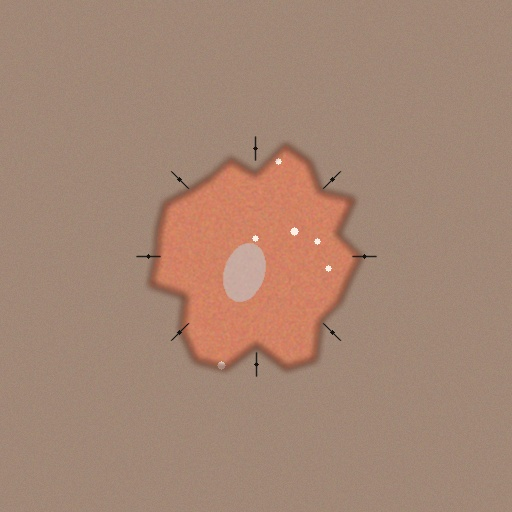
#> input picture sample_images/concerning_01.jpg, 512 x 512 px; its folder holds only this picture in this run
$ python wound_analyzer.py   (older library calls are emulated)
#> lines starting #> are read from the running program, lines starting #| are printed output that depends on the picture; after the words box and inside, x2 and y2 are one past the last pixel; in counts of white or black regions, pixels touching at a corner belong together
"""
wound_analyzer.py
──────────────────────────────────────────────────────────────────────────────
Intraoperative Wound Assessment System
Surgical ABCDE Framework (adapted from dermatology ABCDE rule)

  A – Asymmetry    → irregular wound shape  (contour solidity & hu moments)
  B – Border       → wound edge clarity     (border gradient sharpness)
  C – Color        → tissue health status   (HSV color zone analysis)
  D – Diameter     → wound size vs target   (contour area / bounding box)
  E – Evolution    → change between frames  (frame-diff or first-vs-current)

Pipeline (from Project 2 IPO architecture):
  INPUT   → Capture & Clean  (grayscale, Gaussian blur, threshold)
  PROCESS → Extract & Measure (contours, convex hull, convexity defects)
  OUTPUT  → Decide & Act     (ABCDE scores → PASS / CAUTION / CRITICAL)
──────────────────────────────────────────────────────────────────────────────
"""

import cv2
import numpy as np
import os
import json
from dataclasses import dataclass, field
from typing import Optional

# ─── Configuration ────────────────────────────────────────────────────────────
TARGET_DIAMETER_PX   = 180          # expected wound diameter (pixels)
DIAMETER_TOLERANCE   = 0.30         # ±30 % acceptable
ASYMMETRY_THRESHOLD  = 0.82         # solidity below this → irregular
BORDER_SHARP_MIN     = 18.0         # Laplacian variance; below → blurry border
EVOLUTION_ALERT_PCT  = 0.25         # >25% area change between frames → flag

OUTPUT_DIR           = "output"
os.makedirs(OUTPUT_DIR, exist_ok=True)


# ─── Data container ───────────────────────────────────────────────────────────
@dataclass
class ABCDEReport:
    filename:       str
    # Raw measurements
    contour_area:   float  = 0.0
    hull_area:      float  = 0.0
    solidity:       float  = 0.0     # contour_area / hull_area  (A)
    border_sharpness: float = 0.0    # Laplacian variance on border strip (B)
    color_score:    float  = 0.0     # 0-1, healthy pink ratio  (C)
    diameter_px:    float  = 0.0     # max bounding dimension    (D)
    evolution_pct:  float  = 0.0     # % area change vs previous (E)
    # ABCDE sub-scores (0 = normal, 1 = mild, 2 = severe)
    A_score: int = 0
    B_score: int = 0
    C_score: int = 0
    D_score: int = 0
    E_score: int = 0
    # Final
    total_score: int  = 0
    verdict:     str  = "UNKNOWN"
    verdict_color: tuple = field(default_factory=lambda: (0, 0, 0))
    defect_points: list = field(default_factory=list)   # convexity defect coords


# ─── Phase 1: IPO INPUT – Capture & Clean ────────────────────────────────────
def preprocess(img: np.ndarray):
    """
    Grayscale → Gaussian Blur → Adaptive Threshold
    Returns (gray, blurred, thresh, wound_mask)
    """
    gray    = cv2.cvtColor(img, cv2.COLOR_BGR2GRAY)
    blurred = cv2.GaussianBlur(gray, (7, 7), 2)

    # Adaptive threshold handles non-uniform OR lighting better than global
    thresh  = cv2.adaptiveThreshold(
        blurred, 255,
        cv2.ADAPTIVE_THRESH_GAUSSIAN_C,
        cv2.THRESH_BINARY_INV,
        blockSize=31, C=6
    )

    # Morphological cleanup – remove tiny noise blobs
    kernel      = cv2.getStructuringElement(cv2.MORPH_ELLIPSE, (5, 5))
    wound_mask  = cv2.morphologyEx(thresh,  cv2.MORPH_CLOSE, kernel, iterations=2)
    wound_mask  = cv2.morphologyEx(wound_mask, cv2.MORPH_OPEN,  kernel, iterations=1)

    return gray, blurred, thresh, wound_mask


def extract_primary_contour(wound_mask: np.ndarray):
    """Return the largest contour (primary wound boundary)."""
    contours, _ = cv2.findContours(
        wound_mask, cv2.RETR_EXTERNAL, cv2.CHAIN_APPROX_SIMPLE
    )
    if not contours:
        return None
    return max(contours, key=cv2.contourArea)


# ─── Phase 2: IPO PROCESS – Extract & Measure (ABCDE) ────────────────────────

# A – Asymmetry
def score_asymmetry(contour) -> tuple[int, float, float]:
    """
    Solidity = contour_area / convex_hull_area.
    Low solidity → irregular shape → asymmetric wound.
    """
    c_area = cv2.contourArea(contour)
    hull   = cv2.convexHull(contour)
    h_area = cv2.contourArea(hull)
    if h_area == 0:
        return 2, 0.0, 0.0
    solidity = c_area / h_area
    if   solidity >= ASYMMETRY_THRESHOLD:          score = 0   # symmetric
    elif solidity >= ASYMMETRY_THRESHOLD - 0.15:   score = 1   # mildly irregular
    else:                                           score = 2   # severely irregular
    return score, float(c_area), float(h_area)


# B – Border
def score_border(img_gray: np.ndarray, contour) -> tuple[int, float]:
    """
    Measure Laplacian variance along a thin strip around the wound border.
    High variance = sharp, well-defined border (healthy healing).
    Low variance  = blurry / diffuse border (concerning).
    """
    border_mask = np.zeros_like(img_gray)
    cv2.drawContours(border_mask, [contour], -1, 255, thickness=8)
    border_region = cv2.bitwise_and(img_gray, img_gray, mask=border_mask)
    lap   = cv2.Laplacian(border_region, cv2.CV_64F)
    var   = float(lap.var())
    if   var >= BORDER_SHARP_MIN * 2:  score = 0
    elif var >= BORDER_SHARP_MIN:      score = 1
    else:                              score = 2
    return score, var


# C – Color (tissue health)
def score_color(img_bgr: np.ndarray, contour) -> tuple[int, float]:
    """
    Analyse tissue color in HSV space inside wound boundary.
    Healthy granulation tissue = warm pink/red hue (H: 0-20, 160-180 in HSV).
    Pale ischemic tissue       = low saturation.
    Necrotic tissue            = very dark (low V).
    Returns ratio of healthy-pink pixels.
    """
    mask = np.zeros(img_bgr.shape[:2], dtype=np.uint8)
    cv2.drawContours(mask, [contour], -1, 255, -1)

    hsv     = cv2.cvtColor(img_bgr, cv2.COLOR_BGR2HSV)
    total   = int(np.sum(mask > 0))
    if total == 0:
        return 2, 0.0

    # Healthy pink/red ranges in HSV
    pink_low1  = cv2.inRange(hsv, (0,   60,  80), (20,  255, 255))
    pink_low2  = cv2.inRange(hsv, (160, 60,  80), (180, 255, 255))
    healthy    = cv2.bitwise_or(pink_low1, pink_low2)

    # Necrotic: very dark
    necrotic   = cv2.inRange(hsv, (0, 0, 0), (180, 255, 50))

    # Pale: low saturation + mid value
    pale       = cv2.inRange(hsv, (0, 0, 100), (180, 40, 200))

    healthy_px  = int(np.sum(cv2.bitwise_and(healthy,  mask) > 0))
    necrotic_px = int(np.sum(cv2.bitwise_and(necrotic, mask) > 0))
    pale_px     = int(np.sum(cv2.bitwise_and(pale,     mask) > 0))

    healthy_ratio  = healthy_px  / total
    necrotic_ratio = necrotic_px / total

    if   necrotic_ratio > 0.15:              score = 2   # necrotic tissue present
    elif healthy_ratio  < 0.25:              score = 1   # insufficient perfusion
    else:                                    score = 0   # good pink tissue
    return score, float(healthy_ratio)


# D – Diameter
def score_diameter(contour) -> tuple[int, float]:
    """
    Bounding circle diameter vs TARGET_DIAMETER_PX.
    """
    _, radius = cv2.minEnclosingCircle(contour)
    diameter  = radius * 2
    ratio     = diameter / TARGET_DIAMETER_PX
    deviation = abs(ratio - 1.0)
    if   deviation <= DIAMETER_TOLERANCE:              score = 0
    elif deviation <= DIAMETER_TOLERANCE * 2:          score = 1
    else:                                              score = 2
    return score, float(diameter)


# E – Evolution (frame comparison)
def score_evolution(current_area: float,
                    previous_area: Optional[float]) -> tuple[int, float]:
    """
    Compares wound area to previous frame (or first image in batch).
    """
    if previous_area is None or previous_area == 0:
        return 0, 0.0
    change = abs(current_area - previous_area) / previous_area
    if   change <= EVOLUTION_ALERT_PCT * 0.5:   score = 0
    elif change <= EVOLUTION_ALERT_PCT:          score = 1
    else:                                        score = 2
    return score, float(change)


# Convexity defects → structural breakdown points
def find_defect_points(contour, min_depth=10.0) -> list:
    """
    Returns (x,y) coordinates of significant convexity defect points.
    These mark locations of wound border collapse / dehiscence.
    """
    if len(contour) < 5:
        return []
    hull    = cv2.convexHull(contour, returnPoints=False)
    if hull is None or len(hull) < 3:
        return []
    try:
        defects = cv2.convexityDefects(contour, hull)
    except cv2.error:
        return []
    if defects is None:
        return []
    points = []
    for d in defects:
        s, e, f, depth_raw = d[0]
        depth = depth_raw / 256.0
        if depth > min_depth:
            fx, fy = contour[f][0]
            points.append((int(fx), int(fy)))
    return points


# ─── Phase 3: IPO OUTPUT – Decide & Act ─────────────────────────────────────

VERDICT_TABLE = {
    (0, 1): ("PASS — HEALING NORMAL",  (0, 200,  50)),
    (2, 4): ("CAUTION — MONITOR",      (0, 180, 255)),
    (5, 8): ("FAIL — CRITICAL WOUND",  (0,  30, 220)),
    (9,10): ("FAIL — CRITICAL WOUND",  (0,  30, 220)),
}

def determine_verdict(total: int) -> tuple[str, tuple]:
    if   total <= 1: return "PASS — HEALING NORMAL",  (0, 200,  50)
    elif total <= 4: return "CAUTION — MONITOR",       (0, 180, 255)
    else:            return "FAIL — CRITICAL WOUND",   (0,  30, 220)


def draw_annotated_output(img_bgr: np.ndarray,
                          contour,
                          report: ABCDEReport) -> np.ndarray:
    """
    Draw clinical overlay on the image:
    - Wound boundary contour
    - Convexity defect points (dehiscence markers)
    - Bounding box
    - ABCDE score panel
    - Verdict banner
    """
    out = img_bgr.copy()
    vc  = report.verdict_color

    # 1. Wound contour
    cv2.drawContours(out, [contour], -1, vc, 2, cv2.LINE_AA)

    # 2. Convex hull overlay
    hull_pts = cv2.convexHull(contour)
    cv2.polylines(out, [hull_pts], True, (200, 200, 0), 1, cv2.LINE_AA)

    # 3. Dehiscence / defect markers
    for (dx, dy) in report.defect_points:
        cv2.circle(out, (dx, dy), 6, (0, 0, 255), -1)
        cv2.circle(out, (dx, dy), 8, (255, 255, 255), 1)

    # 4. Bounding box
    x, y, w, h = cv2.boundingRect(contour)
    cv2.rectangle(out, (x, y), (x+w, y+h), (200, 200, 200), 1)

    # 5. Score panel (semi-transparent background)
    panel_h = 220
    panel   = out.copy()
    cv2.rectangle(panel, (0, 0), (260, panel_h), (10, 10, 10), -1)
    cv2.addWeighted(panel, 0.65, out, 0.35, 0, out)

    font  = cv2.FONT_HERSHEY_SIMPLEX
    lh    = 28
    items = [
        (f"A Asymmetry   [{report.A_score}/2]  sol={report.solidity:.2f}",   report.A_score),
        (f"B Border      [{report.B_score}/2]  shp={report.border_sharpness:.1f}", report.B_score),
        (f"C Color       [{report.C_score}/2]  hlth={report.color_score:.2f}", report.C_score),
        (f"D Diameter    [{report.D_score}/2]  {report.diameter_px:.0f}px",   report.D_score),
        (f"E Evolution   [{report.E_score}/2]  Δ={report.evolution_pct*100:.1f}%", report.E_score),
        (f"TOTAL SCORE   [{report.total_score}/10]", -1),
    ]
    score_colors = {0: (0, 220, 80), 1: (0, 200, 255), 2: (0, 60, 255)}
    for i, (text, sc) in enumerate(items):
        col = score_colors.get(sc, (200, 200, 200))
        cv2.putText(out, text, (8, 24 + i * lh),
                    font, 0.45, col, 1, cv2.LINE_AA)

    # 6. Verdict banner
    banner_y = out.shape[0] - 46
    cv2.rectangle(out, (0, banner_y), (out.shape[1], out.shape[0]), (10, 10, 10), -1)
    cv2.putText(out, report.verdict,
                (12, banner_y + 30), font, 0.75, vc, 2, cv2.LINE_AA)

    # 7. Filename watermark
    cv2.putText(out, os.path.basename(report.filename),
                (out.shape[1] - 220, out.shape[0] - 12),
                font, 0.38, (160, 160, 160), 1, cv2.LINE_AA)

    return out


# ─── Main analysis function ───────────────────────────────────────────────────
def analyze_wound(img_path: str,
                  previous_area: Optional[float] = None) -> Optional[ABCDEReport]:
    img = cv2.imread(img_path)
    if img is None:
        print(f"  ✗  Cannot read: {img_path}")
        return None

    report           = ABCDEReport(filename=img_path)
    gray, _, _, mask = preprocess(img)
    contour          = extract_primary_contour(mask)

    if contour is None or cv2.contourArea(contour) < 200:
        print(f"  ✗  No wound contour found: {img_path}")
        return None

    # ABCDE scoring
    report.A_score, report.contour_area, report.hull_area = score_asymmetry(contour)
    report.solidity = report.contour_area / report.hull_area if report.hull_area else 0

    report.B_score, report.border_sharpness = score_border(gray, contour)

    report.C_score, report.color_score = score_color(img, contour)

    report.D_score, report.diameter_px = score_diameter(contour)

    report.E_score, report.evolution_pct = score_evolution(
        report.contour_area, previous_area
    )

    report.defect_points = find_defect_points(contour)

    report.total_score = (report.A_score + report.B_score +
                          report.C_score + report.D_score + report.E_score)
    report.verdict, report.verdict_color = determine_verdict(report.total_score)

    # Save annotated image
    annotated = draw_annotated_output(img, contour, report)
    out_name  = os.path.splitext(os.path.basename(img_path))[0] + "_analyzed.jpg"
    out_path  = os.path.join(OUTPUT_DIR, out_name)
    cv2.imwrite(out_path, annotated)

    return report


# ─── Batch runner ─────────────────────────────────────────────────────────────
def run_batch(image_dir: str = "sample_images"):
    paths = sorted([
        os.path.join(image_dir, f)
        for f in os.listdir(image_dir)
        if f.lower().endswith((".jpg", ".jpeg", ".png"))
    ])
    if not paths:
        print("No images found. Run generate_wounds.py first.")
        return

    print(f"\n{'='*68}")
    print(f"  INTRAOPERATIVE WOUND ASSESSMENT SYSTEM  |  {len(paths)} images")
    print(f"  Surgical ABCDE Framework")
    print(f"{'='*68}\n")

    previous_area = None
    results       = []

    for path in paths:
        report = analyze_wound(path, previous_area)
#> in analyze_wound, img is the input picture: shape (512, 512, 3); mean B, G, R 115.8, 133.8, 165.3
#> in preprocess, `thresh  = cv2.adaptiveThreshold( blurred, 255, cv2.ADAPTIVE_THRESH_GAU..`:
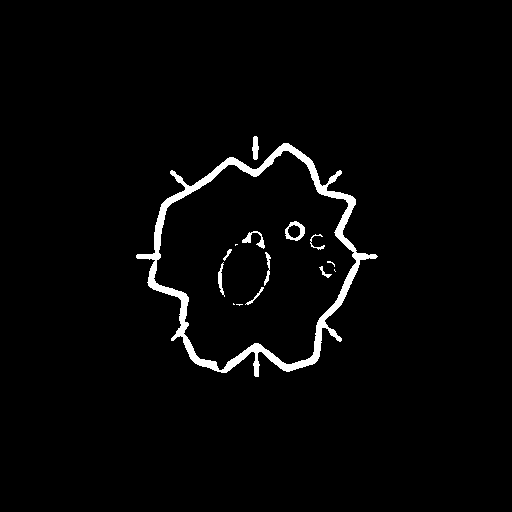
#> thresh: shape (512, 512); 2.5% white; 15 white regions (5 under 20 px), largest, box (x1, y1, x2, y2) and area: (136, 143, 378, 377) 5623, (285, 221, 305, 241) 181, (242, 231, 265, 249) 137
#> in preprocess, `wound_mask  = cv2.morphologyEx(wound_mask, cv2.MORPH_OPEN,  kernel, it..`:
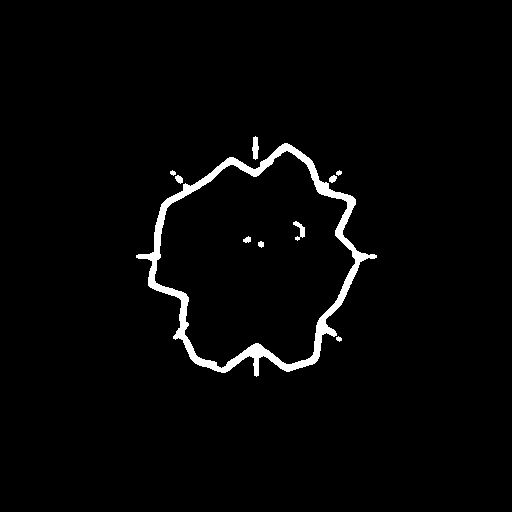
#> wound_mask: shape (512, 512); 2.3% white; 10 white regions
#> in extract_primary_contour, `contours, _ = cv2.findContours( wound_mask, cv2.RETR_EXTERNAL, cv2.CHA..`: contours = 7 contours, 3 with area under 20; largest, box (x1, y1, x2, y2) and area: (136, 143, 377, 377) 34544, (252, 136, 259, 160) 94, (175, 175, 183, 184) 38, (329, 175, 337, 183) 34
#> in analyze_wound, `contour          = extract_primary_contour(mask)`: contour = contour of 464 points, box (x1, y1, x2, y2) (136, 143, 377, 377), area 34544
#> in score_asymmetry, `c_area = cv2.contourArea(contour)`: c_area = 34544.5
#> in score_asymmetry, `hull   = cv2.convexHull(contour)`: hull = contour of 29 points, box (x1, y1, x2, y2) (136, 143, 377, 377), area 39663
#> in score_asymmetry, `h_area = cv2.contourArea(hull)`: h_area = 39663
#> in score_asymmetry, `solidity = c_area / h_area`: solidity = 0.871
#> in analyze_wound, `report.A_score, report.contour_area, report.hull_area = score_asymmetr..`: report.A_score = 0; report.contour_area = 34544.5; report.hull_area = 39663
#> in analyze_wound, `report.solidity = report.contour_area / report.hull_area if report.hul..`: report.solidity = 0.871
#> in score_border, `lap   = cv2.Laplacian(border_region, cv2.CV_64F)`:
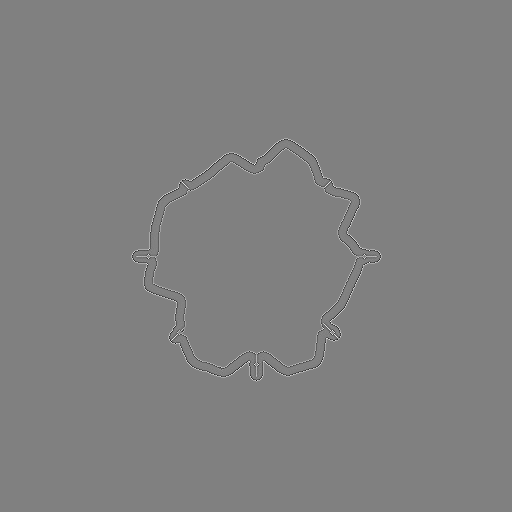
#> lap: shape (512, 512) float64; min -424, max 417, mean 0; drawn with min black and max white
#> in score_border, `var   = float(lap.var())`: var = 459.7
#> in analyze_wound, `report.B_score, report.border_sharpness = score_border(gray, contour)`: report.B_score = 0; report.border_sharpness = 459.7
#> in score_color, `cv2.drawContours(mask, [contour], -1, 255, -1)`:
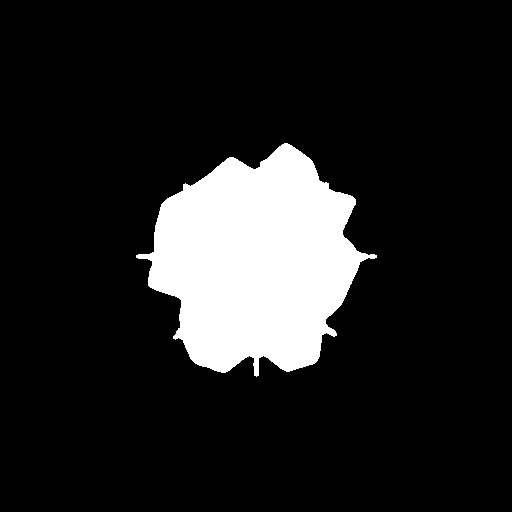
#> mask: shape (512, 512); 13.3% white; 1 white region, box (x1, y1, x2, y2) and area: (136, 143, 377, 377) 34944
#> in score_color, `total   = int(np.sum(mask > 0))`: total = 34944
#> in score_color, `pink_low1  = cv2.inRange(hsv, (0,   60,  80), (20,  255, 255))`:
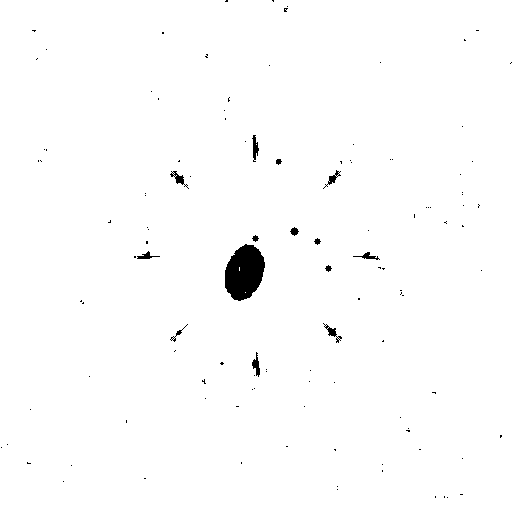
#> pink_low1: shape (512, 512); 99% white; 118 black regions (104 under 20 px), largest, box (x1, y1, x2, y2) and area: (225, 244, 265, 301) 1665, (252, 135, 259, 162) 103, (170, 171, 189, 189) 98
#> in score_color, `pale       = cv2.inRange(hsv, (0, 0, 100), (180, 40, 200))`:
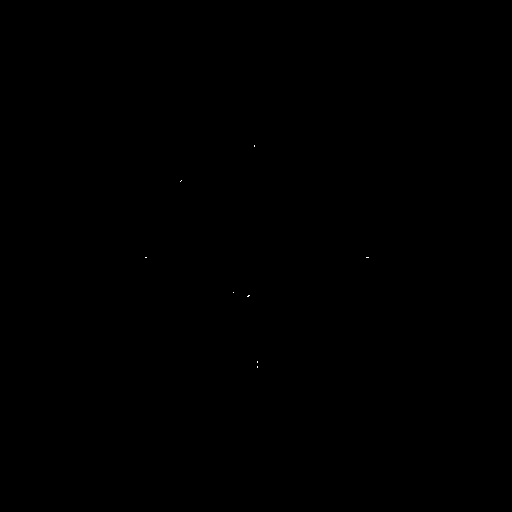
#> pale: shape (512, 512); 0.01% white in thin lines or dots, all inside (x1, y1, x2, y2) = (145, 145, 369, 368)
#> in score_color, `healthy_px  = int(np.sum(cv2.bitwise_and(healthy,  mask) > 0))`: healthy_px = 32794
#> in score_color, `necrotic_px = int(np.sum(cv2.bitwise_and(necrotic, mask) > 0))`: necrotic_px = 140
#> in score_color, `pale_px     = int(np.sum(cv2.bitwise_and(pale,     mask) > 0))`: pale_px = 14
#> in score_color, `healthy_ratio  = healthy_px  / total`: healthy_ratio = 0.938
#> in score_color, `necrotic_ratio = necrotic_px / total`: necrotic_ratio = 0.00401
#> in analyze_wound, `report.C_score, report.color_score = score_color(img, contour)`: report.C_score = 0; report.color_score = 0.938
#> in score_diameter, `_, radius = cv2.minEnclosingCircle(contour)`: radius = 120.3
#> in score_diameter, `diameter  = radius * 2`: diameter = 240.6
#> in score_diameter, `ratio     = diameter / TARGET_DIAMETER_PX`: ratio = 1.34
#> in score_diameter, `deviation = abs(ratio - 1.0)`: deviation = 0.337
#> in analyze_wound, `report.D_score, report.diameter_px = score_diameter(contour)`: report.D_score = 1; report.diameter_px = 240.6
#> in analyze_wound, `report.E_score, report.evolution_pct = score_evolution( report.contour..`: report.E_score = 0
#> in find_defect_points, `hull    = cv2.convexHull(contour, returnPoints=False)`: hull = 29 values, max 463 at index 0, min 0 at index 28, mean 232
#> in find_defect_points, `defects = cv2.convexityDefects(contour, hull)`: defects = 22 rows, first 6: [0, 36, 17, 4619], [36, 38, 37, 114], [38, 64, 53, 1433], [64, 81, 66, 1180], [82, 105, 97, 3687], [106, 123, 114, 3361]
#> the loop in find_defect_points, `for d in defects:` made 22 passes
#> (s, e, f, depth_raw, depth, fx, fy) on passes 1, 5, 6, 7, 12, 13, 16, 17: (0, 36, 17, 4619, 18.04, 255, 169), (82, 105, 97, 3687, 14.4, 154, 251), (106, 123, 114, 3361, 13.13, 152, 261), (123, 160, 146, 6002, 23.45, 181, 300), (204, 232, 220, 5138, 20.07, 249, 355), (232, 256, 240, 5047, 19.71, 263, 355), (273, 297, 282, 3057, 11.94, 321, 335), (297, 362, 310, 4375, 17.09, 325, 319)
#> after the loop in find_defect_points, `for d in defects:`: points = [(255, 169), (154, 251), (152, 261), (181, 300), (249, 355), (263, 355), (321, 335), (325, 319), (342, 234), (329, 189)]
#> in analyze_wound, `report.defect_points = find_defect_points(contour)`: report.defect_points has the same summary as points in find_defect_points
#> in analyze_wound, `report.total_score = (report.A_score + report.B_score + report.C_score..`: report.total_score = 1
#> in analyze_wound, `report.verdict, report.verdict_color = determine_verdict(report.total_..`: report.verdict = 'PASS — HEALING NORMAL'; report.verdict_color = (0, 200, 50)
#> in draw_annotated_output, `hull_pts = cv2.convexHull(contour)`: hull_pts = contour of 29 points, box (x1, y1, x2, y2) (136, 143, 377, 377), area 39663
#> the loop in draw_annotated_output, `for (dx, dy) in report.defect_points:` made 10 passes
#> after the loop in draw_annotated_output, `for (dx, dy) in report.defect_points:`:
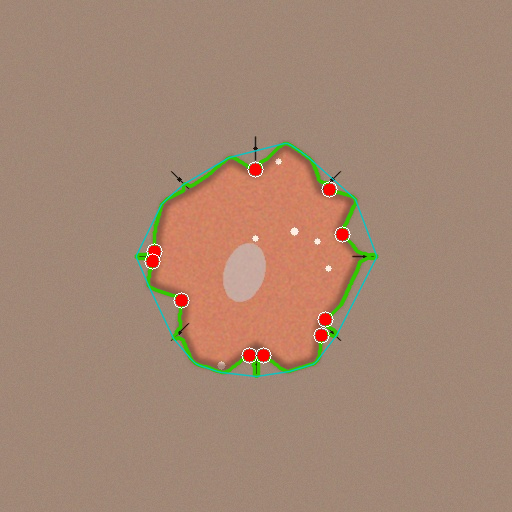
#> out: shape (512, 512, 3); mean B, G, R 115.1, 134.7, 164.6
#> in draw_annotated_output, `x, y, w, h = cv2.boundingRect(contour)`: x = 136; y = 143; w = 241; h = 234
#> (the rest of the program and of its run is left out)
